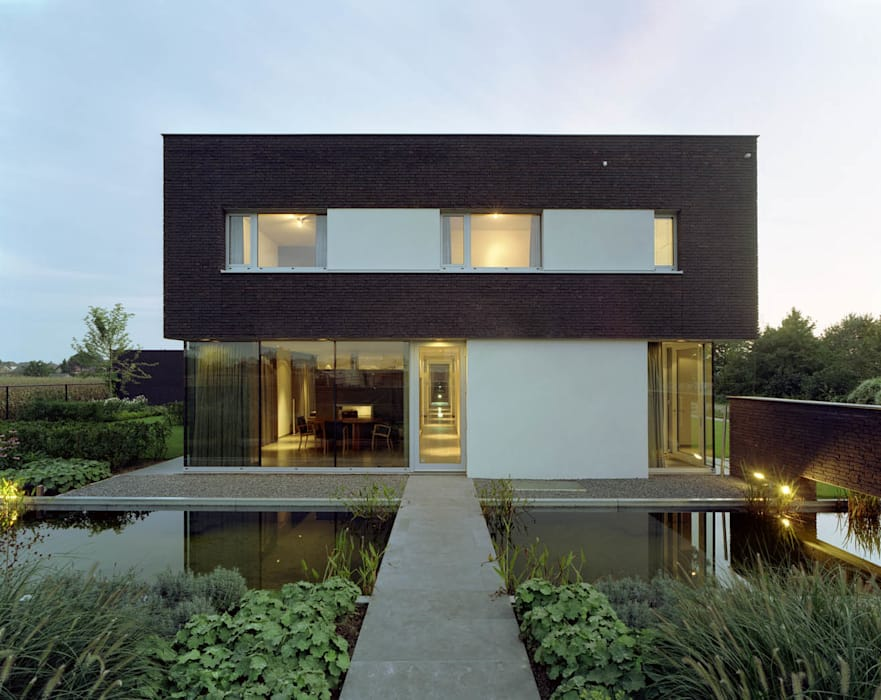
#> input picture Project 3 - Afbeeldingen/afbeeldingen/huis0.jpg, 881 x 700 px; its folder holds only this picture in this run
$ python main.py
#> lines starting #> are read from the running program, lines starting #| are printed output that depends on the picture
#hier gaan we afbeeldingen bewerken
#hiervoor is de extentie 'pillow' nodig, deze kan worden gedownload met ---> python -m pip install pillow

#soms is de actieve directory anders dan gewenst, wanneer dit zo is weizig deze dan via de os.chdir() command, dit is zeker niet altijd zo

#verander de directory naar de huidige dir
import os
os.chdir(os.path.dirname(__file__))
#import image editor from pillow
from PIL import Image

#haal de naam van elke afbeelding op
afbeeldingen = os.listdir("afbeeldingen")

#doe onderstaande functies voor iedere foto
for afbeelding_naam in afbeeldingen:

    #haal afbeelding op, gebruik os.path.join zodat die op elke OS werkt
    afbeelding = Image.open(os.path.join("afbeeldingen", afbeelding_naam))
#> afbeelding is the input picture: PIL image 881x700 RGB; mean R, G, B 116.6, 122.5, 118.7

    #gebruik de vorige afbeelding om een nieuwe zwart witte te maken
    afbeelding_zwart_wit = afbeelding.convert("L")
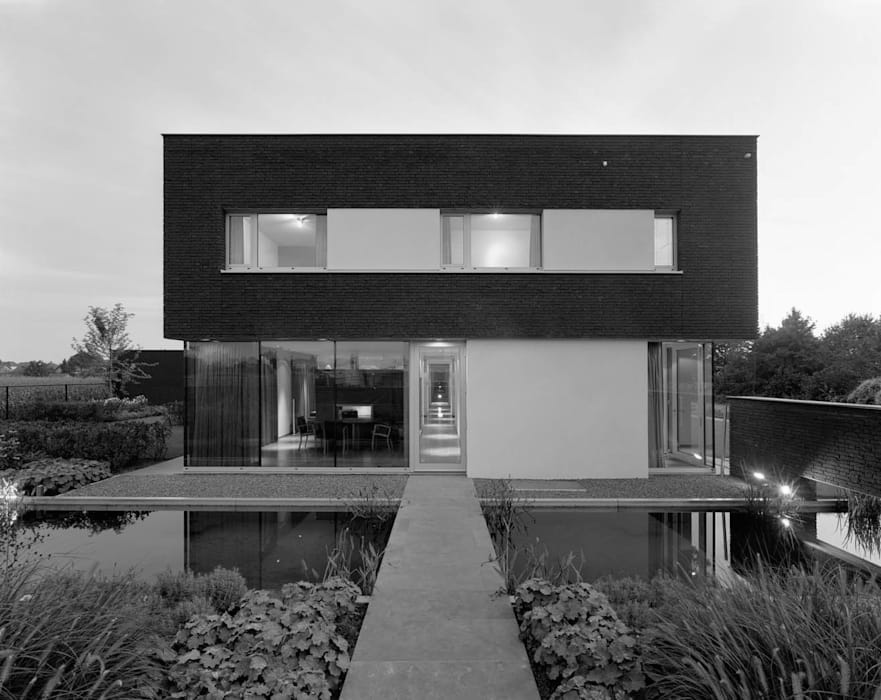
#> afbeelding_zwart_wit: PIL image 881x700 L; min 0, max 255, mean 120.3
    #maak een thumbnail van de afbeelding door middel van afmetingen
    afbeelding_zwart_wit.thumbnail((256, 256))
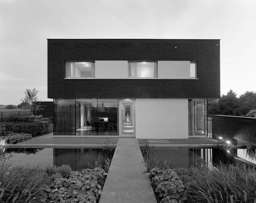
#> afbeelding_zwart_wit: PIL image 256x203 L; min 0, max 255, mean 120.3
    #sla de bewerkte afbeeldingen op in een andere map (weer via os.join)
    try:
        afbeelding_zwart_wit.save(os.path.join("Bewerkte Afbeeldingen", afbeelding_naam))
        print(f"Bewerking {afbeelding_naam} succesvol afgerond.")
    except:
        print(f"Bewerking {afbeelding_naam} is gefaald.")

$ run again, on Project 3 - Afbeeldingen/afbeeldingen/huis1.jpg
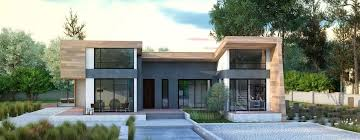
#> input picture Project 3 - Afbeeldingen/afbeeldingen/huis1.jpg, 360 x 140 px
#> afbeelding is the input picture: PIL image 360x140 RGB; mean R, G, B 129.9, 137.6, 127.3
#> `afbeelding_zwart_wit = afbeelding.convert("L")`:
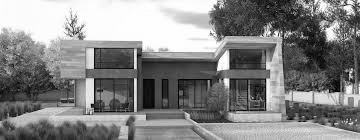
#> afbeelding_zwart_wit: PIL image 360x140 L; min 0, max 255, mean 134.1
#> `afbeelding_zwart_wit.thumbnail((256, 256))`:
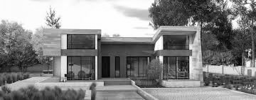
#> afbeelding_zwart_wit: PIL image 256x100 L; min 4, max 255, mean 134.1

$ run again, on Project 3 - Afbeeldingen/afbeeldingen/huis2.jpg
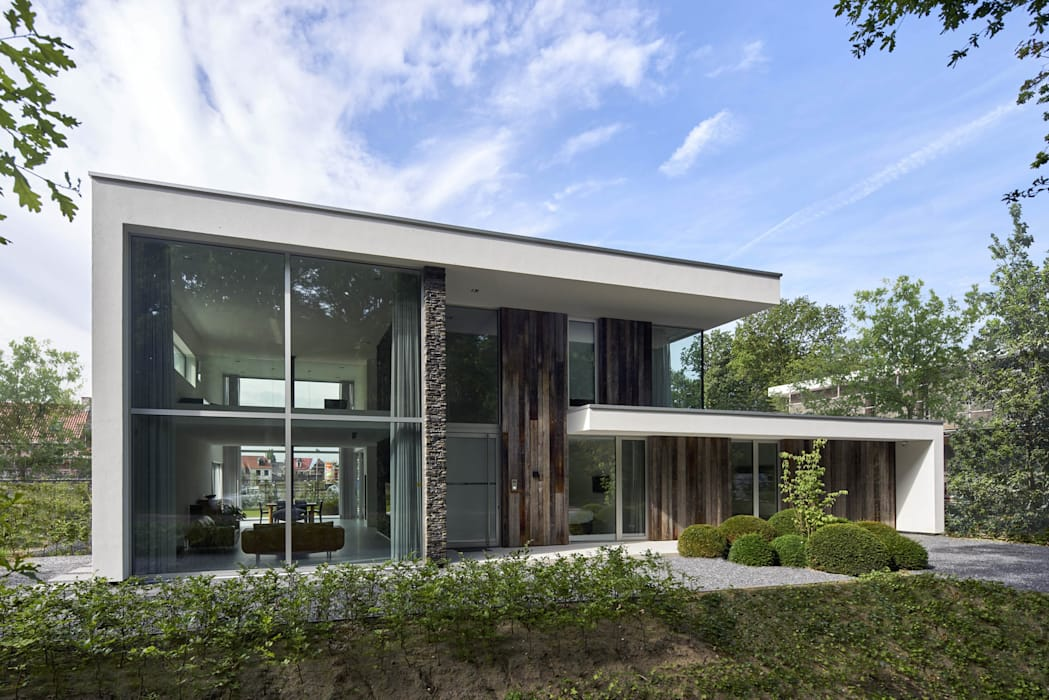
#> input picture Project 3 - Afbeeldingen/afbeeldingen/huis2.jpg, 1049 x 700 px
#> afbeelding is the input picture: PIL image 1049x700 RGB; mean R, G, B 127.1, 135.2, 137.6
#> `afbeelding_zwart_wit = afbeelding.convert("L")`:
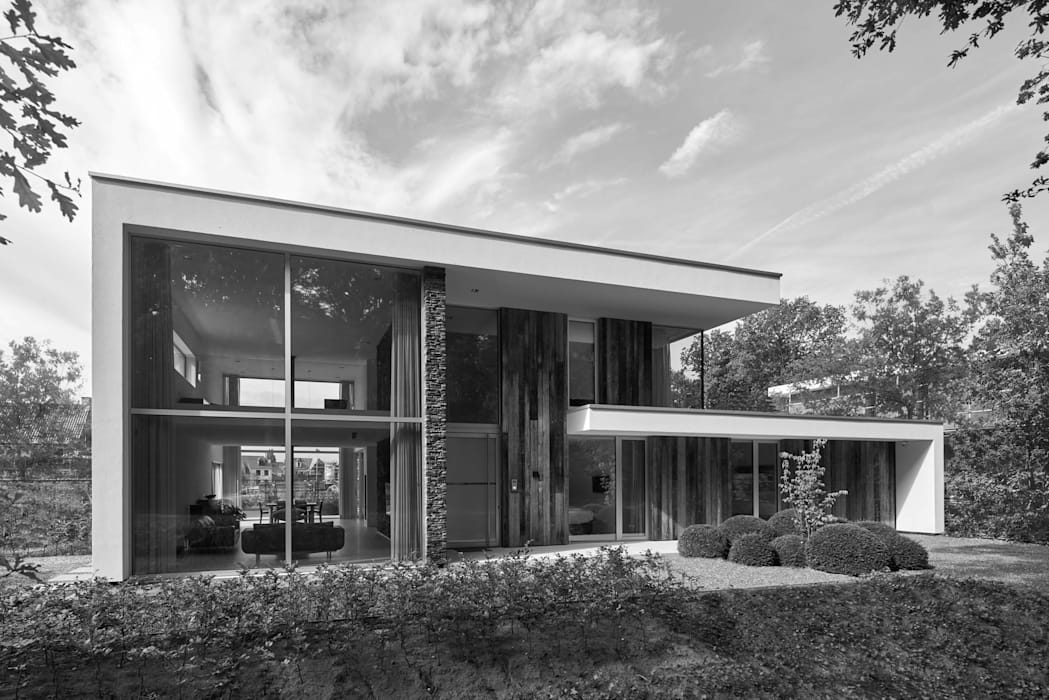
#> afbeelding_zwart_wit: PIL image 1049x700 L; min 0, max 255, mean 133
#> `afbeelding_zwart_wit.thumbnail((256, 256))`:
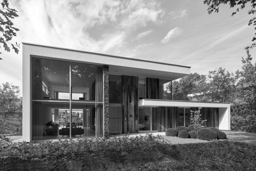
#> afbeelding_zwart_wit: PIL image 256x171 L; min 0, max 255, mean 133.2
